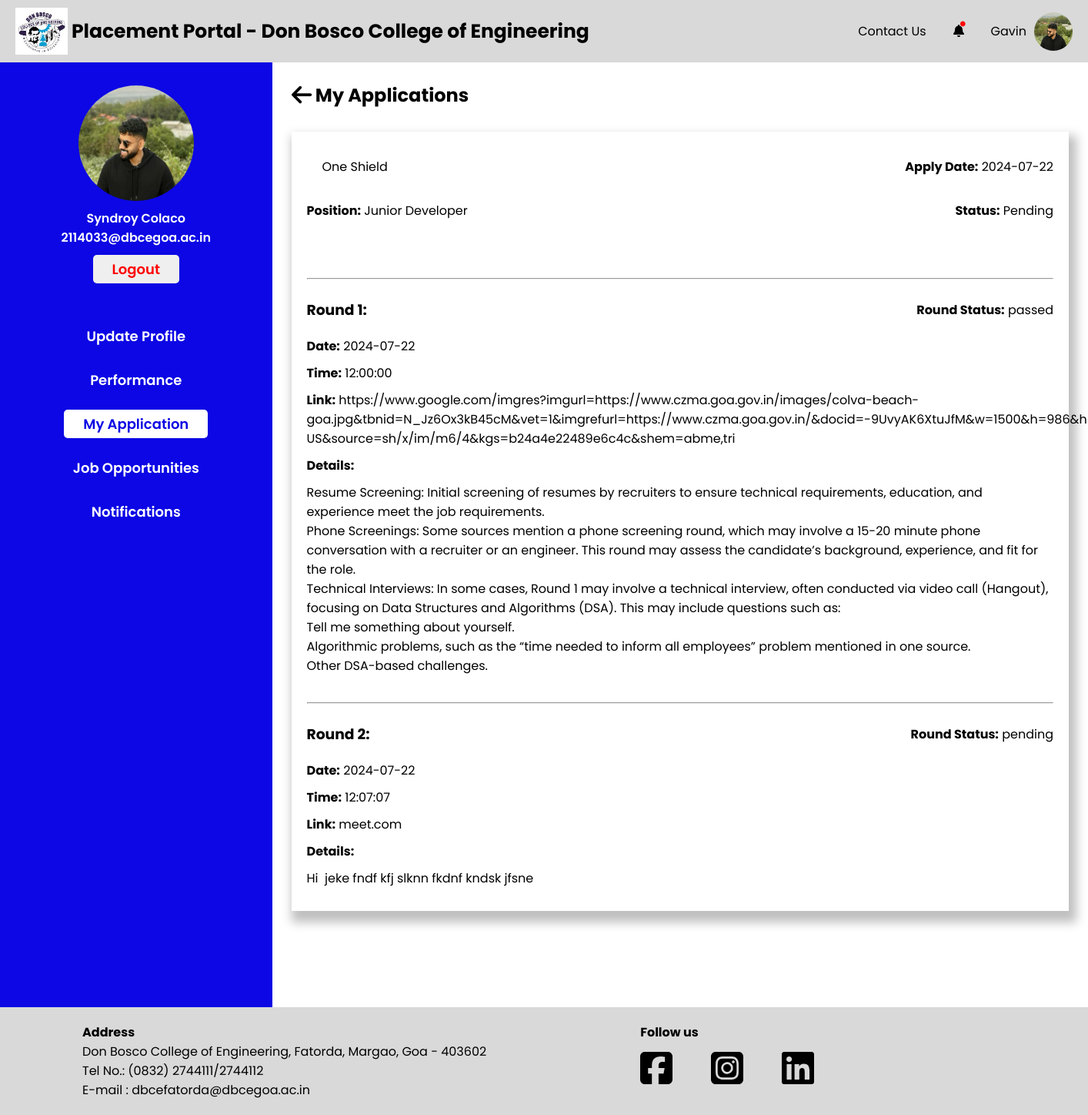
Page /Students/my-applications-details.php?jid=1 (signed in) on the earlier database version.
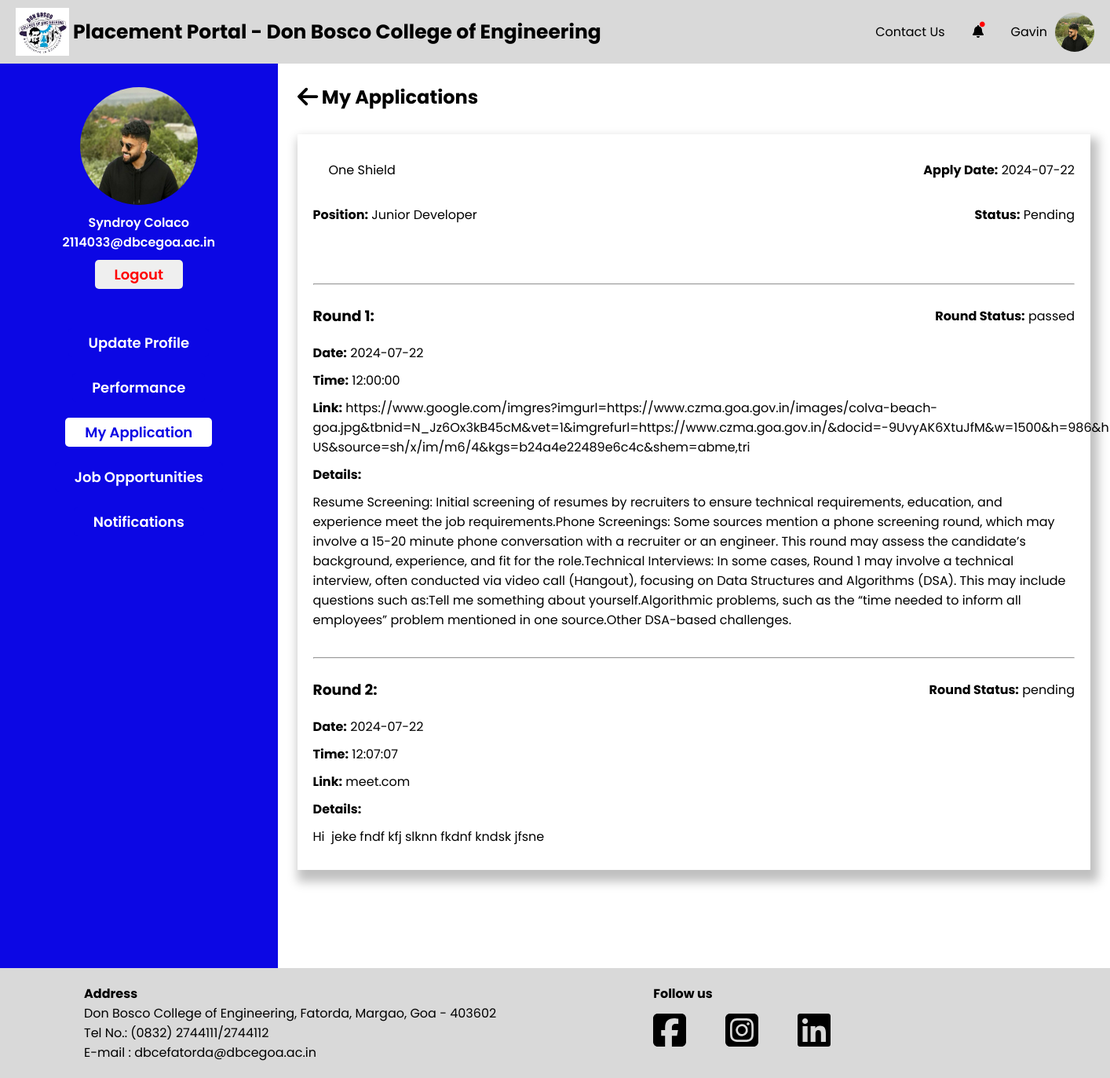
Same page on the later database version.
### tables this page shows
CREATE TABLE `student` (
  `S_College_Email` varchar(255) NOT NULL,
  `S_Fname` varchar(255) NOT NULL,
  `S_Mname` varchar(255) NOT NULL,
  `S_Lname` varchar(255) NOT NULL,
  `S_Personal_Email` varchar(255) NOT NULL,
  `S_Address` text NOT NULL,
  `S_Phone_no` varchar(20) NOT NULL,
  `S_Roll_no` varchar(50) NOT NULL,
  `S_PR_No` varchar(50) NOT NULL,
  `S_10th_Perc` decimal(5,2) NOT NULL,
  `S_12th_Perc` decimal(5,2) NOT NULL,
  `S_Password` varchar(255) NOT NULL,
  `S_Resume` varchar(255) NOT NULL,
  `S_Profile_pic` varchar(255) NOT NULL,
  `S_10th_marksheet` varchar(255) NOT NULL,
  `S_12th_marksheet` varchar(255) NOT NULL,
  `S_Class_id` int(11) DEFAULT NULL,
  `S_Year_of_Admission` year(4) NOT NULL,
  `Gender` varchar(1) NOT NULL,
  `PLACED` varchar(10) NOT NULL DEFAULT 'No',
  `registration_complete` tinyint(4) NOT NULL DEFAULT 0
);

CREATE TABLE `company` (
  `C_id` int(11) NOT NULL,
  `C_Name` varchar(255) NOT NULL,
  `C_Logo` varchar(255) DEFAULT NULL,
  `C_Domain` varchar(255) DEFAULT NULL,
  `C_Scope` varchar(255) DEFAULT NULL,
  `C_Description` text DEFAULT NULL,
  `C_Location` varchar(255) DEFAULT NULL,
  `C_Website` varchar(255) DEFAULT NULL,
  `C_HR_name` varchar(255) DEFAULT NULL,
  `C_HR_email` varchar(255) DEFAULT NULL,
  `C_HR_phone` varchar(20) DEFAULT NULL,
  `C_Date_of_Reg` date DEFAULT current_timestamp(),
  `C_PC_Email` varchar(255) DEFAULT NULL
);

CREATE TABLE `jobapplication` (
  `S_College_Email` varchar(255) NOT NULL,
  `J_id` int(11) NOT NULL,
  `Interest` tinyint(1) NOT NULL,
  `Offer_Letter` varchar(255) NOT NULL,
  `J_apply_date` date NOT NULL DEFAULT current_timestamp(),
  `placed` tinyint(4) NOT NULL DEFAULT 0
);

CREATE TABLE `jobplacements` (
  `J_id` int(11) NOT NULL,
  `J_Position` varchar(255) NOT NULL,
  `J_Backlogs_allowed` tinyint(1) DEFAULT NULL,
  `J_Description` text DEFAULT NULL,
  `J_Due_date` date DEFAULT NULL,
  `J_Offered_salary` float DEFAULT NULL,
  `J_Req_cgpa` decimal(4,2) DEFAULT NULL,
  `J_No_of_posts` int(11) DEFAULT NULL
);

CREATE TABLE `studentrounds` (
  `S_College_Email` varchar(255) NOT NULL,
  `R_id` int(11) NOT NULL,
  `RoundStatus` enum('pending','rejected','passed') DEFAULT 'pending'
);

CREATE TABLE `rounds` (
  `R_id` int(11) NOT NULL,
  `J_id` int(11) DEFAULT NULL,
  `Round_no` int(11) DEFAULT NULL,
  `Location` varchar(255) DEFAULT NULL,
  `Link` varchar(255) DEFAULT NULL,
  `Time` time DEFAULT NULL,
  `Date` date DEFAULT NULL,
  `Description` text DEFAULT NULL
);

### utility_functions.php (the view, shortened to what this page needs)
<?php
function getApplicationDetails(){
    global $conn;
    $fetchApplicationDetailsQuery = "SELECT C.C_Name as cname, C.C_Logo clogo, A.J_apply_date applydate, P.J_Position position, A.J_id as jid
    FROM company as C
    INNER JOIN jobposting as J ON J.C_id = C.C_id
    INNER JOIN jobplacements as P ON P.J_id = J.J_id
    INNER JOIN jobapplication as A ON A.J_id = J.J_id
    WHERE A.Interest = ? AND A.S_College_Email = ? AND J.J_id = ?";
    $fetchApplicationDetails = $conn->prepare($fetchApplicationDetailsQuery);
    $interest = 1;
    $fetchApplicationDetails->bind_param("iss", $interest, $_SESSION["user_email"],$_GET["jid"]);
    $fetchApplicationDetails->execute();
    $result = $fetchApplicationDetails->get_result();
    while ($row = $result->fetch_assoc()) {
        echo '<div class="company-container">
            <div class="company-logo-container">
                <img src="../Data/Companies/Company_Logo/'.$row['clogo'].'" alt="">
                <p>'.$row['cname'].'</p>
            </div>
            <p><strong>Apply Date:</strong> '.$row['applydate'].'</p>
        </div>
        <div class="position-application-container">
            <p class="position"><strong>Position:</strong> '.$row['position'].'</p>';
        $jid = (int)$_GET['jid'];
        $totalRoundsQuery = "SELECT COUNT(*) as total_rounds
        FROM rounds as R
        INNER JOIN studentrounds as S ON S.R_id = R.R_id
        WHERE S.S_College_Email = ? AND R.J_id = ?";
        $totalRounds = $conn->prepare($totalRoundsQuery);
        $totalRounds->bind_param("si", $_SESSION["user_email"], $jid);
        $totalRounds->execute();
        $totalRoundsResult = $totalRounds->get_result();
        $totalRoundsCount = $totalRoundsResult->fetch_assoc()['total_rounds'];
        $totalRoundsPassedQuery = "SELECT COUNT(*) as passed_rounds
        FROM rounds as R
        INNER JOIN studentrounds as S ON S.R_id = R.R_id
        WHERE S.S_College_Email = ? AND R.J_id = ? AND S.RoundStatus = ?";
        $totalRoundsPassed = $conn->prepare($totalRoundsPassedQuery);
        $status = 'passed';
        $totalRoundsPassed->bind_param("sis", $_SESSION["user_email"], $jid, $status);
        $totalRoundsPassed->execute();
        $totalRoundsPassedResult = $totalRoundsPassed->get_result();
        $totalRoundsPassedCount = $totalRoundsPassedResult->fetch_assoc()['passed_rounds'];
        if ($totalRoundsCount == $totalRoundsPassedCount) {
            echo '<p><strong>Status:</strong> Passed</p>';
            echo '</div>';
            echo '<a href="./my-applications-feedback.php"><button>Give Feedback</button></a>';
        } else {
            echo '<p><strong>Status:</strong> Pending</p>';
            echo '</div>';
        }
    }
}
function getApplicationRoundDetails() {
    global $conn;
    $fetchApplicationRoundDetailsQuery = "SELECT R.Round_no round, R.Location location, R.Link link, R.Time time1, R.Date date1, S.RoundStatus status1, R.Description description
FROM rounds as R
INNER JOIN studentrounds as S ON S.R_id = R.R_id
WHERE
S.S_College_Email = ? AND R.J_id = ?;";
    $jid = (int)$_GET['jid'];
    $fetchApplicationRoundDetails = $conn->prepare($fetchApplicationRoundDetailsQuery);
    $fetchApplicationRoundDetails->bind_param("si", $_SESSION["user_email"], $jid);
    $fetchApplicationRoundDetails->execute();
    $result = $fetchApplicationRoundDetails->get_result();
    while ($row = $result->fetch_assoc()) {
        echo '<br><hr><br>
                    <div class="round-heading">
                        <h3>Round '.$row['round'].':</h3>
                        <p><strong>Round Status:</strong> '.$row['status1'].'</p>
                    </div>
                    <div class="round-details">
                        <p><strong>Date:</strong> '.$row['date1'].'</p>
                        <p><strong>Time:</strong> '.$row['time1'].'</p>
                        <p><strong>Link:</strong>  '.$row['link'].'</p>
                        <p><strong>Details:</strong> <p style="white-space: pre-wrap;">'.$row['description'].'</p></p>
                    </div>';
    }
    $jid = (int)$_GET['jid'];
        $totalRoundsQuery = "SELECT COUNT(*) as total_rounds
        FROM rounds as R
        INNER JOIN studentrounds as S ON S.R_id = R.R_id
        WHERE S.S_College_Email = ? AND R.J_id = ?";
        $totalRounds = $conn->prepare($totalRoundsQuery);
        $totalRounds->bind_param("si", $_SESSION["user_email"], $jid);
        $totalRounds->execute();
        $totalRoundsResult = $totalRounds->get_result();
        $totalRoundsCount = $totalRoundsResult->fetch_assoc()['total_rounds'];
        $totalRoundsPassedQuery = "SELECT COUNT(*) as passed_rounds
        FROM rounds as R
        INNER JOIN studentrounds as S ON S.R_id = R.R_id
        WHERE S.S_College_Email = ? AND R.J_id = ? AND S.RoundStatus = ?";
        $totalRoundsPassed = $conn->prepare($totalRoundsPassedQuery);
        $status = 'passed';
        $totalRoundsPassed->bind_param("sis", $_SESSION["user_email"], $jid, $status);
        $totalRoundsPassed->execute();
        $totalRoundsPassedResult = $totalRoundsPassed->get_result();
        $totalRoundsPassedCount = $totalRoundsPassedResult->fetch_assoc()['passed_rounds'];
        if ($totalRoundsCount == $totalRoundsPassedCount) {
            echo '</div>';
            echo '<div class="sections">
                    <div class="offer-letter-container">
                        <p style="white-space: pre;"><strong>Offer Letter:</strong> <span class="offer-letter">offerletter.pdf </span>  <i class="fa-solid fa-upload fa-sm" style="color: #0C07E4;"></i>  <i class="fa-solid fa-xmark fa-lg" style="color: #FB1616;"></i> </p>
                        <a href=""><button>Submit</button></a>
                    </div>
                </div>';
        } else {
            echo '</div>';
        }
}
?>

### Students/my-applications-details.php (shortened to what this page needs)
<?php
    require "../utility_functions.php";
    global $conn;
?>
<!DOCTYPE html>
<html lang="en">
<head>
    <?php include './head.php' ?>
    <link rel="stylesheet" href="./css/my-applications-details.css">
</head>
<body>
    <div id="wrapper">
        <?php include './header.php' ?>
        <div class="container">
            <?php include './sidebar.php' ?>
            <div class="main-container">
                <h2 class="main-container-heading"><a href="./dashboard.php"><i class="fa-solid fa-arrow-left fa-lg" style="color: #000000;"></i></a>
                    My Applications</h2>
                <div class="sections">
                    <?php
                        getApplicationDetails();
                    ?>
                    <?php
                        getApplicationRoundDetails()
                    ?>
            </div>
        </div>
        <?php include './footer.php' ?>
    </div>
</body>
</html>

### Students/head.php (shortened to what this page needs)
<link rel="stylesheet" href="./css/header.css">
<link rel="stylesheet" href="./css/footer.css">
<link rel="stylesheet" href="./css/sidebar.css">
<link rel="stylesheet" href="../root.css">

### Students/header.php
<header>
    <div class="header-container">
        <div class="left-part">
            <img src="../Assets/dbce-logo.jpeg" alt="" class="logo">
            <h2>Placement Portal - Don Bosco College of Engineering</h2>
        </div>
        <ul class="right-part">
            <li>Contact Us</li>
            <div class="notifications">
                <div class="dot">.</div><i class="fa-solid fa-bell"></i>
            </div>
            <li class="profile-container">
                <span>Gavin</span>
                <img src="../Assets/profile.jpg" alt="">
            </li>
        </ul>
    </div>
</header>

### Students/sidebar.php (shortened to what this page needs)
<?php
global $conn;
if (isset($_SESSION["user_type"]) && isset($_SESSION["user_email"])) {
    $useremail = $_SESSION["user_email"];
    $fetchStudentQuery = "SELECT S_Fname, S_Lname, S_Profile_pic FROM student WHERE S_College_Email = ?";
    $fetchStudent = $conn->prepare($fetchStudentQuery);
    $fetchStudent->bind_param("s", $useremail);
    $fetchStudent->execute();
    $result = $fetchStudent->get_result();
    if ($result->num_rows > 0) {
        $userInfo = $result->fetch_assoc();
        $userName = htmlspecialchars($userInfo['S_Fname'] . ' ' . $userInfo['S_Lname']);
        $userProfilePic = htmlspecialchars($userInfo['S_Profile_pic']);
        $userEmail = htmlspecialchars($useremail);
        echo '<div class="side-bar-container">
                        <div class="fixed-container">
                            <div class="top-container">
                                <img src="../Data/Students/Profile_Images/'. $userProfilePic . '" alt="'.$userProfilePic.'">
                                <p>' . $userName . '</p>
                                <p>' . $userEmail . '</p>
                                <a href="../logout.php"><button>Logout</button></a>
                            </div>
                            <div class="bottom-container">
                                <a href="./my-profile.php"><button id="myprofile">Update Profile</button></a>
                                <a href="./performance-and-metrics.php"><button id="performance">Performance</button></a>
                                <a href="./my-applications.php"><button id="myapplications">My Application</button></a>
                                <a href="./job-opportunities.php"><button id="jobopportunities">Job Opportunities</button></a>
                                <a href="./notifications.php"><button id="notifications">Notifications</button></a>
                            </div>
                        </div>
                    </div>';
    } else {
    }
} else {
    echo "Session variables not set.";
}

### Students/footer.php
<footer>
    <div class="footer-container">
        <div class="left-footer-part">
            <h4>Address</h4>
            <p>Don Bosco College of Engineering, Fatorda, Margao, Goa - 403602<br>Tel No.: (0832)
                2744111/2744112<br>E-mail : dbcefatorda@dbcegoa.ac.in</p>
        </div>
        <div class="right-footer-part">
            <h4>Follow us</h4>
            <div class="social-icons-list">
                <a href="https://www.linkedin.com/school/don-bosco-college-of-engineering-fatorda-goa/"><i class="ico fa-brands fa-square-facebook fa-3x"></i></a>
                <a href="https://www.instagram.com/dbce_fatorda/"><i class="ico fa-brands fa-square-instagram fa-3x"></i></a>
                <a href="https://www.facebook.com/p/Don-Bosco-College-of-EngineeringFatorda-Goa-100063749630574/"><i class="ico fa-brands fa-linkedin fa-3x"></i></a>
            </div>
        </div>
    </div>
</footer>

### Students/css/header.css (style rules this page uses)
header { padding: 10px 20px; background-color: var(--primary-grey); }
.header-container { display: flex; justify-content: space-between; }
.left-part { display: flex; align-items: center; gap: 5px; user-select: none; }
.notifications { position: relative; }
.dot { font-size:55px; position: absolute; top: -55px; left: 7px; color: red; }
.left-part > img { width: 68px; }
.left-part > h2 { font-size: 25px; }
.right-part { list-style-type: none; display: flex; align-items: center; gap: 35px; }
.right-part li { cursor: pointer; }
.profile-container { display: flex; align-items: center; gap: 10px; }
.profile-container > img { width:50px; height: 50px; border-radius: 50%; }

### Students/css/footer.css (style rules this page uses)
footer { z-index: 99; padding: 20px; background-color: var(--primary-grey); }
.footer-container { max-width: 1200px; margin: 0 auto; display: flex; gap: 200px; }
.social-icons-list { margin-top: 10px; display: flex; gap: 50px; }
.ico { cursor: pointer; }
a { all: unset; }

### Students/css/sidebar.css (style rules this page uses)
.side-bar-container { width: 25%; background-color: var(--primary-blue); padding-bottom: 50px; }
.fixed-container { position: -webkit-sticky; position: sticky; top: 30px; }
.top-container { margin-top: 30px; display: flex; flex-direction: column; align-items: center; }
.top-container img { width: 150px; height: 150px; border-radius: 50%; margin-bottom: 10px; }
.top-container p { color: var(--primary-white); font-weight: 600; }
.top-container button { margin-top: 10px; padding-block: 5px; padding-inline: 25px; border-radius: 5px; border: none; font-weight: 600; font-size: 18px; cursor: pointer; color: red; }
.bottom-container { margin-top: 50px; display: flex; flex-direction: column; align-items: center; gap: 20px; }
.bottom-container button { padding: 5px 25px; border-radius: 5px; border: none; font-weight: 600; font-size: 18px; cursor: pointer; color: var(--primary-white); background-color: var(--primary-blue); }

### root.css (style rules this page uses)
*,*::after,*::before { padding: 0; margin: 0; box-sizing: border-box; font-family: "Poppins", sans-serif; }
:root { --primary-blue : #0C07E4; --primary-grey : #d9d9d9; --primary-white : white; --primary-red : #FB1616; --secondary-grey : #969696; }

### Students/css/my-applications-details.css (style rules this page uses)
*,*::after,*::before { padding: 0; margin: 0; box-sizing: border-box; font-family: "Poppins", sans-serif; }
:root { --primary-blue : #0C07E4; --primary-grey : #d9d9d9; --primary-white : white; }
#wrapper { position: relative; }
.container { width: 100%; display:flex ; }
#myapplications { color: var(--primary-blue); background-color: var(--primary-white); }
.main-container { width: 75%; padding: 25px; margin-bottom: 50px; }
.main-container-heading > a { cursor: pointer; }
.sections { position: relative; margin-top: 30px; box-shadow: 5px 10px 12.3px 5px rgba(0, 0, 0, .25); padding: 20px; margin-bottom: 50px; }
.company-logo-container { display: flex; align-items: center; gap: 20px; }
.company-container { display: flex; justify-content: space-between; align-items: center; }
.position-application-container { display: flex; justify-content: space-between; margin-top: 20px; margin-bottom: 50px; }
.round-heading { display: flex; justify-content: space-between; align-items: center; margin-bottom: 20px; }
.round-details > p { margin-bottom: 10px; }

Differences in the rows shown:
changed through a linked row, studentrounds "passed": R.Description "…experience meet the job requirements. Phone Screenings: Some sources mention a phone screening round, which may involve a 15-20 minute phone conversation with a recruiter or an engineer. This round may assess the candidate’s background, experience, and fit for the role. Technical Interviews: In some cases, Round 1 may involve a technical interview, often conducted via video call (Hangout), focusing on Data Structures and Algorithms (DSA). This may include questions such as: Tell me something about yourself. Algorithmic problems, such as the “time needed to inform all employees” problem mentioned in one source. Other DSA-based challenges." → "…experience meet the job requirements.Phone Screenings: Some sources mention a phone screening round, which may involve a 15-20 minute phone conversation with a recruiter or an engineer. This round may assess the candidate’s background, experience, and fit for the role.Technical Interviews: In some cases, Round 1 may involve a technical interview, often conducted via video call (Hangout), focusing on Data Structures and Algorithms (DSA). This may include questions such as:Tell me something about yourself.Algorithmic problems, such as the “time needed to inform all employees” problem mentioned in one source.Other DSA-based challenges."
